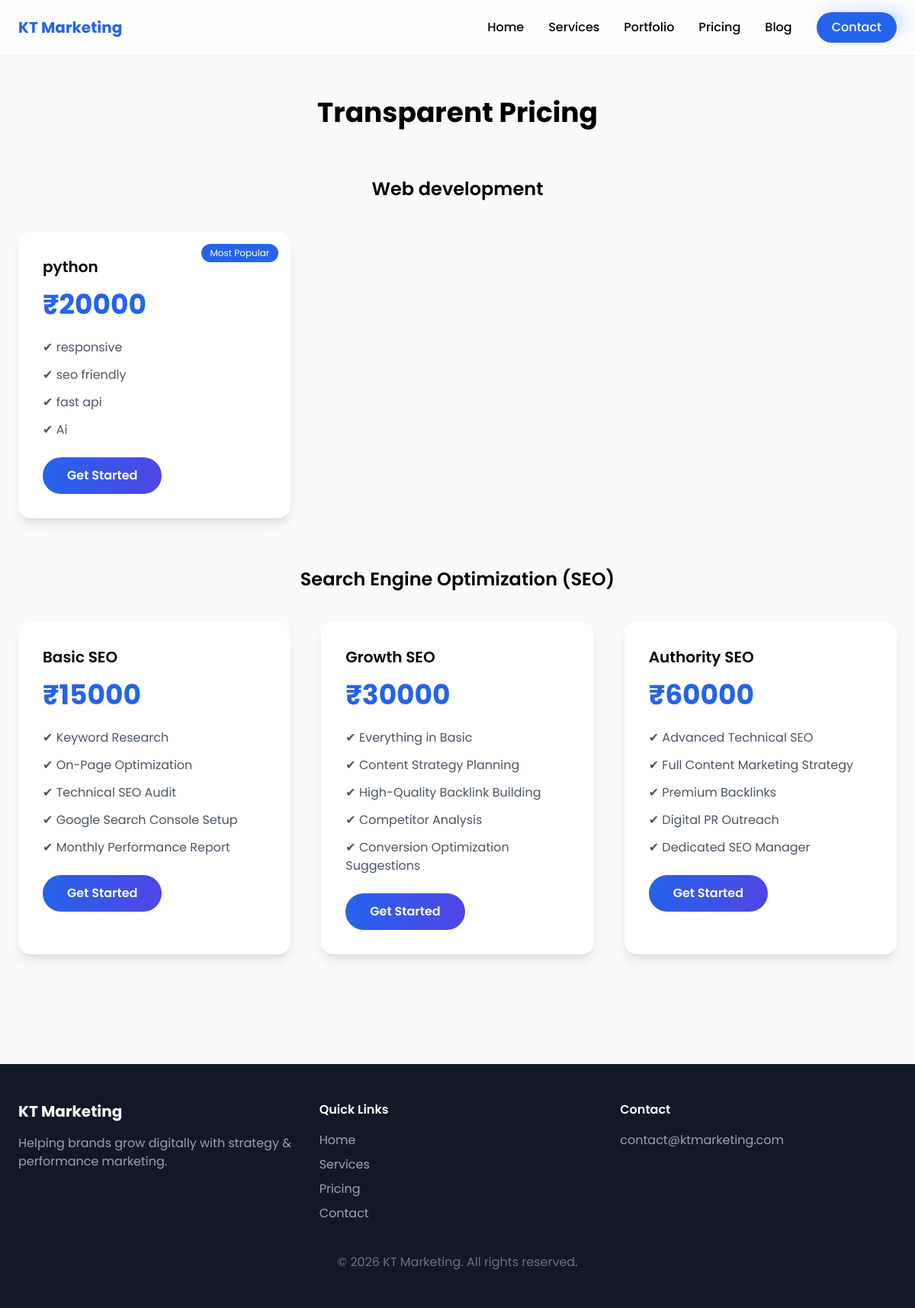
The page /pricing/ on the database its author committed.
### core/models.py (models this page shows, shortened)
class Service(models.Model):
    name = models.CharField(max_length=100)
    description = models.TextField(blank=True)

class PricingPlan(models.Model):
    service = models.ForeignKey(Service, on_delete=models.CASCADE, related_name='plans')
    title = models.CharField(max_length=100)  # Basic / Standard / Premium
    price = models.CharField(max_length=50)   # "₹15,000" or "$199"
    duration = models.CharField(max_length=50, blank=True)  # per month / one-time
    features = models.TextField(help_text="One feature per line")
    is_popular = models.BooleanField(default=False)

### core/views.py (the view)
# urls.py: path('pricing/', pricing, name='pricing'),
def pricing(request):
    services = Service.objects.prefetch_related('plans')
    return render(request, 'pricing.html', {'services': services})

### core/templates/pricing.html (shortened to what this page needs)
{% load static %}
<!DOCTYPE html>
<html lang="en">
<head>
    <script src="https://cdn.tailwindcss.com"></script>
    <link href="https://unpkg.com/aos@2.3.4/dist/aos.css" rel="stylesheet">
</head>
<body class="bg-gray-50">
    <header class="fixed top-0 w-full bg-white/70 backdrop-blur-md shadow-sm z-50">
  <div class="max-w-7xl mx-auto px-6 py-4 flex justify-between items-center">
    <h1 class="text-xl font-bold text-blue-600">KT Marketing</h1>
    <nav class="hidden md:flex items-center space-x-8 font-medium">
      <a href="/" class="hover:text-blue-600 transition">Home</a>
      <a href="/services/" class="hover:text-blue-600 transition">Services</a>
      <a href="/portfolio/" class="hover:text-blue-600 transition">Portfolio</a>
      <a href="/pricing/" class="hover:text-blue-600 transition">Pricing</a>
      <a href="/blog/" class="hover:text-blue-600 transition">Blog</a>
      <a href="/contact/"
         class="px-5 py-2 rounded-full bg-blue-600 text-white hover:scale-105 transition">
         Contact
      </a>
    </nav>
  </div>
</header>
<section class="pt-32 pb-20">
  <div class="max-w-7xl mx-auto px-6">
    <h2 class="text-4xl font-bold text-center mb-16">Transparent Pricing</h2>
    {% for service in services %}
    <h3 class="text-2xl font-semibold mb-10 text-center">{{ service.name }}</h3>
    <div class="grid md:grid-cols-3 gap-10 mb-16">
      {% for plan in service.plans.all %}
      <div class="group bg-white p-8 rounded-2xl shadow-lg transition duration-300 hover:-translate-y-2 hover:shadow-[0_20px_50px_rgba(37,99,235,0.25)]
" data-aos="fade-up">
        {% if plan.is_popular %}
        <span class="absolute top-4 right-4 bg-blue-600 text-white text-xs px-3 py-1 rounded-full">
          Most Popular
        </span>
        {% endif %}
        <h4 class="text-xl font-semibold mb-4">{{ plan.title }}</h4>
        <p class="text-4xl font-bold text-blue-600 mb-6">₹{{ plan.price }}</p>
        <ul class="space-y-3 text-gray-600 mb-6">
          {% for feature in plan.features.splitlines %}
          <li>✔ {{ feature }}</li>
          {% endfor %}
        </ul>
        <a href="/contact/"
   class="relative inline-block px-8 py-3 rounded-full text-white font-semibold
   bg-gradient-to-r from-blue-600 to-indigo-600
   hover:from-indigo-600 hover:to-blue-600
   transition-all duration-300 transform hover:scale-105">
   Get Started
</a>
      </div>
      {% endfor %}
    </div>
    {% endfor %}
  </div>
</section>
<footer class="bg-gray-900 text-white py-12">
  <div class="max-w-7xl mx-auto px-6 grid md:grid-cols-3 gap-8">
    <div>
      <h3 class="text-xl font-bold mb-4">KT Marketing</h3>
      <p class="text-gray-400">
        Helping brands grow digitally with strategy & performance marketing.
      </p>
    </div>
    <div>
      <h4 class="font-semibold mb-4">Quick Links</h4>
      <ul class="space-y-2 text-gray-400">
        <li><a href="/">Home</a></li>
        <li><a href="/services/">Services</a></li>
        <li><a href="/pricing/">Pricing</a></li>
        <li><a href="/contact/">Contact</a></li>
      </ul>
    </div>
    <div>
      <h4 class="font-semibold mb-4">Contact</h4>
      <p class="text-gray-400">contact@ktmarketing.com</p>
    </div>
  </div>
  <div class="text-center mt-10 text-gray-500">
    © 2026 KT Marketing. All rights reserved.
  </div>
</footer>
</body>
</html>

### core/templates/pricing.html (style rules this page uses)
body { font-family: 'Poppins', sans-serif; }

### rows shown on the page
Service: name "Web development"
PricingPlan: is_popular "Most Popular", title "python", price "20000", splitlines "responsive" "seo friendly" "fast api" "Ai"
Service: name "Search Engine Optimization (SEO)"
PricingPlan: title "Basic SEO", price "15000", splitlines "Keyword Research" "On-Page Optimization" "Technical SEO Audit" "Google Search Console Setup" "Monthly Performance Report"
PricingPlan: title "Growth SEO", price "30000", splitlines "Everything in Basic" "Content Strategy Planning" "High-Quality Backlink Building" "Competitor Analysis" "Conversion Optimization Suggestions"
PricingPlan: title "Authority SEO", price "60000", splitlines "Advanced Technical SEO" "Full Content Marketing Strategy" "Premium Backlinks" "Digital PR Outreach" "Dedicated SEO Manager"
